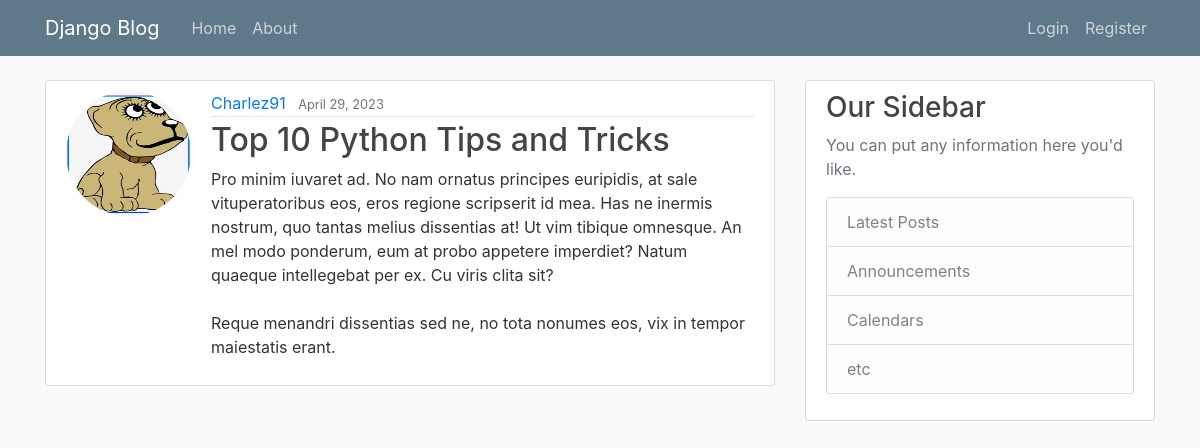
The app's page /post/77/ with its own data.
### blog1/models.py (models this page shows, shortened)
class Post(models.Model):
    title = models.CharField(max_length=100, null=False, blank=False)
    content = RichTextField(blank=True)
    date_posted = models.DateTimeField(default=timezone.now)
    modified = models.DateTimeField(auto_now=True)
    author = models.ForeignKey(User, on_delete=models.CASCADE)
    tags = TaggableManager()

### users/models.py (models this page shows, shortened)
class Profile(models.Model):
    user = models.OneToOneField(User, on_delete=models.CASCADE)
    image = models.ImageField(default='default.jpg', upload_to='profile_pics')

### blog1/views.py (the view)
# urls.py: path('post/<int:pk>/', views.PostDetailView.as_view(), name='post-detail'),
class PostDetailView(DetailView):
    model = Post

### blog1/templates/blog1/post_detail.html (shortened to what this page needs)
{% extends "blog1/base.html" %}
{% block content%}
	<article class="media content-section">
	  <img class="rounded-circle account-img" src=" {{ object.author.profile.image.url }} ">
	  <div class="media-body">
	    <div class="article-metadata">
	      <a class="mr-2" href="{% url 'user-posts' object.author.username %}">{{ object.author }}</a>
	      <small class="text-muted">{{ object.date_posted |date:"F d, Y" }}</small>
	    </div>
	    <h2 class="article-title">{{ object.title }}</h2>
	    <p class="article-content">{{ object.content|safe }}</p>
	  </div>
	</article>
{% endblock content %}

### blog1/static/blog1/main.css (style rules this page uses)
body { background: #fafafa; color: #333333; margin-top: 5rem; }
h1, h2, h3, h4, h5, h6 { color: #444444; }
.content-section { background: #ffffff; padding: 10px 20px; border: 1px solid #dddddd; border-radius: 3px; margin-bottom: 20px; }
.article-title { color: #444444; }
.article-content { white-space: pre-line; }
.article-metadata { padding-bottom: 1px; margin-bottom: 4px; border-bottom: 1px solid #e3e3e3 }
.account-img { height: 125px; width: 125px; margin-right: 20px; margin-bottom: 16px; }

### records on screen
Post: author.profile.image (picture), author "Charlez91", date_posted "April 29, 2023", title "Top 10 Python Tips and Tricks", content "Pro minim iuvaret ad. No nam ornatus principes euripidis, at sale vituperatoribus eos, eros regione scripserit id mea. Has ne inermis nostrum, quo tantas melius dissentias at! Ut vim tibique omnesque. An mel modo ponderum, eum at probo appetere imperdiet? Natum quaeque intellegebat per ex. Cu viris clita sit? Reque menandri dissentias sed ne, no tota nonumes eos, vix in tempor maiestatis erant."
